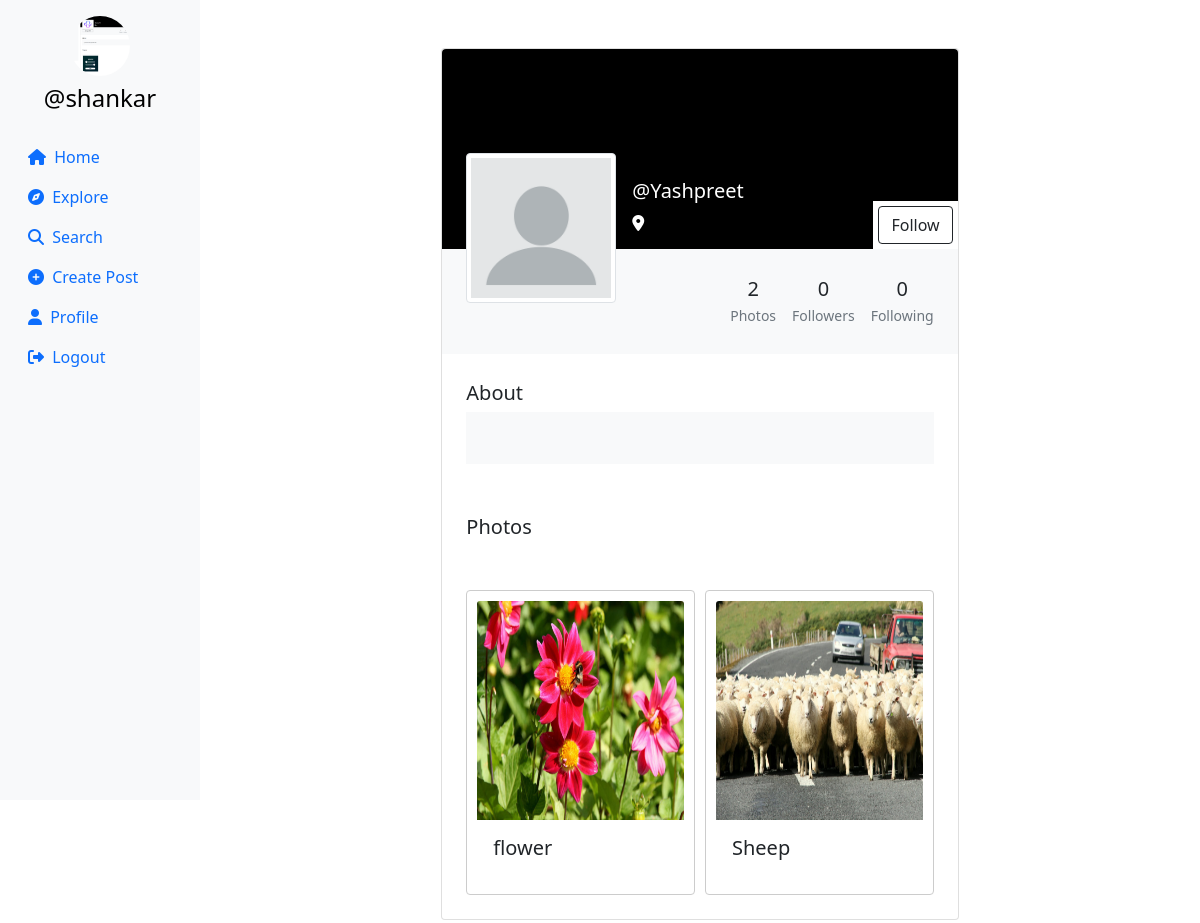
/profile/Yashpreet (signed in), run on the app's committed database.
### userauth/models.py (models this page shows, shortened)
class Profile(models.Model):
    user = models.ForeignKey(User, on_delete=models.CASCADE)
    id_user = models.IntegerField(primary_key=True, default=0)
    bio = models.TextField(blank=True, default='')
    profileimg = models.ImageField(upload_to='profile_images', default='blank-profile-picture.png')
    location = models.CharField(max_length=100, blank=True, default='')

class Post(models.Model):
    id = models.UUIDField(primary_key=True, default=uuid.uuid4)
    user = models.CharField(max_length=100)
    image = models.ImageField(upload_to='post_images')
    caption = models.TextField()
    created_at = models.DateTimeField(default=datetime.now)
    no_of_likes = models.IntegerField(default=0)

### userauth/views.py (the view, shortened to what this page needs)
# urls.py: path('profile/<str:id_user>', views.profile),
@login_required(login_url='/loginn')
def profile(request,id_user):
    user_object = User.objects.get(username=id_user)
    print(user_object)
    profile = Profile.objects.get(user=request.user)
    user_profile = Profile.objects.get(user=user_object)
    user_posts = Post.objects.filter(user=id_user).order_by('-created_at')
    user_post_length = len(user_posts)
    follower = request.user.username
    user = id_user
    if Followers.objects.filter(follower=follower, user=user).first():
        follow_unfollow = 'Unfollow'
    else:
        follow_unfollow = 'Follow'
    user_followers = len(Followers.objects.filter(user=id_user))
    user_following = len(Followers.objects.filter(follower=id_user))
    context = {
        'user_object': user_object,
        'user_profile': user_profile,
        'user_posts': user_posts,
        'user_post_length': user_post_length,
        'profile': profile,
        'follow_unfollow':follow_unfollow,
        'user_followers': user_followers,
        'user_following': user_following,
    }
    return render(request, 'profile.html', context)

### templates/profile.html (shortened to what this page needs)
{% load static %}
<!DOCTYPE html>
<html lang="en">
<head>
    <link rel="stylesheet" href="https://maxcdn.bootstrapcdn.com/bootstrap/4.5.2/css/bootstrap.min.css">
    <link href="https://cdn.jsdelivr.net/npm/bootstrap@5.0.2/dist/css/bootstrap.min.css" rel="stylesheet"
>
    <link rel="stylesheet" href="{% static 'css/app.css' %}">
</head>
<body>
    {% load static %}
    <div class="container-fluid">
        <div class="row">
            <nav class="col-md-2 d-none d-md-block sidebar" style="position: fixed;">
                <div class="text-center mt-3">
                    <img src="{{profile.profileimg.url}}" alt="Profile Picture" class="profile-pic">
                    <h4 class="mt-2"><a href="/profile/{{user}}" style="text-decoration:none;">@{{user}}</a></h4>
                </div>
                <ul class="nav flex-column mt-4">
                    <li class="nav-item">
                        <a class="nav-link active" href="/">
                            <i class="fa-solid fa-house mr-1"></i> Home
                        </a>
                    </li>
                    <li class="nav-item">
                        <a class="nav-link" href="/explore">
                            <i class="fa-solid fa-compass mr-1"></i> Explore
                        </a>
                    </li>
                    <li class="nav-item">
                        <a class="nav-link" href="#" data-bs-toggle="modal" data-bs-target="#exampleModal3">
                            <i class="fa-solid fa-magnifying-glass mr-1"></i> Search
                        </a>
                    </li>
                    <li class="nav-item">
                        <a class="nav-link" href="#" data-bs-toggle="modal" data-bs-target="#exampleModal2"
                            data-bs-whatever="@getbootstrap">
                            <i class="fa-solid fa-circle-plus mr-1"></i> Create Post
                        </a>
                    </li>
                    <li class="nav-item">
                        <a class="nav-link" href="/profile/{{user}}">
                            <i class="fa-solid fa-user mr-1"></i> Profile
                        </a>
                    </li>
                    <li class="nav-item">
                        <a class="nav-link" href="/logoutt">
                            <i class="fa-solid fa-right-from-bracket mr-1"></i> Logout
                        </a>
                    </li>
                </ul>
            </nav>
            {% load static %}
            <main role="main" class="col-md-9 ml-sm-auto col-lg-10 px-md-4">
                <section class="gradient-custom-2">
                    <div class="container py-5">
                        <div class="row d-flex justify-content-center align-items-center h-100">
                            <div class="col col-lg-9 col-xl-7">
                                <div class="card">
                                    <div class="rounded-top text-white d-flex flex-row"
                                        style="background:black; height:200px;">
                                        <div class="ms-4  d-flex flex-column" style="width: 150px; margin-top:5rem;">
                                            <img src="{{user_profile.profileimg.url}}" alt="Generic placeholder image"
                                                class="img-fluid img-thumbnail mt-4 mb-2"
                                                style="width: 150px; z-index: 1">
                                        </div>
                                        <div class="ms-3" style="margin-top: 130px;">
                                            <h5>@{{user_profile.user}}</h5>
                                            <p><i class="fa-solid fa-location-dot"></i> {{user_profile.location}}</p>
                                        </div>
                                        <div style="margin-inline-start: auto; margin-top: auto;background:white;">
                                        <form action="/follow" method="POST">
                                            {% csrf_token %}  {% if user != user_profile.user %}
                                            <button type="submit" class="btn btn-outline-dark"
                                                data-mdb-ripple-color="dark" style="z-index: 1; margin: 5px;"
                                                data-bs-toggle="modal" data-bs-target="#exampleModal1"
                                                data-bs-whatever="@getbootstrap">
                                                {{follow_unfollow}}
                                            </button>
                                            {% endif %}
</form>
                                        </div>
                                    </div>
                                    <div class="p-4 text-black" style="background-color: #f8f9fa;">
                                        <div class="d-flex justify-content-end text-center py-1">
                                            <div>
                                                <p class="mb-1 h5">{{user_post_length}}</p>
                                                <p class="small text-muted mb-0">Photos</p>
                                            </div>
                                            <div class="px-3">
                                                <p class="mb-1 h5">{{user_followers}}</p>
                                                <p class="small text-muted mb-0">Followers</p>
                                            </div>
                                            <div>
                                                <p class="mb-1 h5">{{user_following}}</p>
                                                <p class="small text-muted mb-0">Following</p>
                                            </div>
                                        </div>
                                    </div>
                                    <div class="card-body p-4 text-black">
                                        <div class="mb-5">
                                            <p class="lead fw-normal mb-1">About</p>
                                            <div class="p-4" style="background-color: #f8f9fa;">
                                            </div>
                                        </div>
                                        <div class="mb-5">
                                            <p class="lead fw-normal mb-1">Photos</p>
                                        </div>
                                        <div class="image-grid">
                                            {% for pos in user_posts %}
                                            <div class="card image-item">
                                                <img src="{{pos.image.url}}" class="card-img-top" alt="..."
                                                    style="width: 219px;height: 219px;">
                                                <div class="card-body">
                                                    <h5 class="card-title">{{pos.caption}}</h5>
                                                </div>
                                            </div>
                                            {% endfor %}
                                        </div>
                                    </div>
                                </div>
                            </div>
                        </div>
                    </div>
                </section>
            </main>
        </div>
    </div>
</body>
</html>

### templates/profile.html (style rules this page uses)
.sidebar { background-color: #f8f9fa; height: 100vh; color: black; }
.profile-pic { width: 60px; height: 60px; border-radius: 50%; object-fit: cover; }
a { color: black; }
.image-grid { display: grid; grid-template-columns: repeat(auto-fill, minmax(200px, 1fr)); gap: 10px; }
.image-item { border: 1px solid #ccc; padding: 10px; }
.image-item img { max-width: 100%; height: auto; }

### data on the page
Profile: profileimg (picture)
Profile: profileimg (placeholder picture), user "Yashpreet"
Post: image (picture), caption "flower"
Post: image (picture), caption "Sheep"

### other printed values
{{ user }} "shankar"
{{ follow_unfollow }} "Follow"
{{ user_post_length }} "2"
{{ user_followers }} "0"
{{ user_following }} "0"
